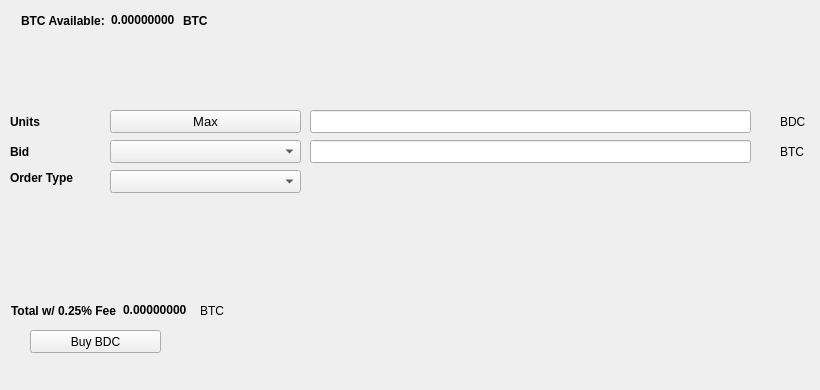
   <widget class="QWidget" name="BuyTab">
    <attribute name="title">
     <string>Buy</string>
    </attribute>
    <widget class="QPushButton" name="BuyBDC">
     <property name="geometry">
      <rect>
       <x>30</x>
       <y>330</y>
       <width>131</width>
       <height>23</height>
      </rect>
     </property>
     <property name="text">
      <string>Buy BDC</string>
     </property>
     <property name="icon">
      <iconset resource="../boondevcoin.qrc">
       <normaloff>:/icons/bitcoin</normaloff>:/icons/bitcoin</iconset>
     </property>
    </widget>
    <widget class="QLabel" name="label_3">
     <property name="geometry">
      <rect>
       <x>10</x>
       <y>110</y>
       <width>46</width>
       <height>23</height>
      </rect>
     </property>
     <property name="font">
      <font>
       <weight>75</weight>
       <bold>true</bold>
      </font>
     </property>
     <property name="text">
      <string>Units</string>
     </property>
    </widget>
    <widget class="QLineEdit" name="UnitsInput">
     <property name="geometry">
      <rect>
       <x>310</x>
       <y>110</y>
       <width>441</width>
       <height>23</height>
      </rect>
     </property>
     <property name="font">
      <font>
       <pointsize>9</pointsize>
       <weight>75</weight>
       <bold>true</bold>
      </font>
     </property>
    </widget>
    <widget class="QLineEdit" name="BuyBidPriceEdit">
     <property name="geometry">
      <rect>
       <x>310</x>
       <y>140</y>
       <width>441</width>
       <height>23</height>
      </rect>
     </property>
     <property name="font">
      <font>
       <pointsize>9</pointsize>
       <weight>75</weight>
       <bold>true</bold>
      </font>
     </property>
    </widget>
    <widget class="QLabel" name="label_4">
     <property name="geometry">
      <rect>
       <x>780</x>
       <y>110</y>
       <width>31</width>
       <height>23</height>
      </rect>
     </property>
     <property name="text">
      <string>BDC</string>
     </property>
    </widget>
    <widget class="QLabel" name="label_5">
     <property name="geometry">
      <rect>
       <x>780</x>
       <y>140</y>
       <width>31</width>
       <height>23</height>
      </rect>
     </property>
     <property name="text">
      <string>BTC</string>
     </property>
    </widget>
    <widget class="QLabel" name="label_6">
     <property name="geometry">
      <rect>
       <x>10</x>
       <y>140</y>
       <width>46</width>
       <height>23</height>
      </rect>
     </property>
     <property name="font">
      <font>
       <weight>75</weight>
       <bold>true</bold>
      </font>
     </property>
     <property name="text">
      <string>Bid</string>
     </property>
    </widget>
    <widget class="QLabel" name="label_7">
     <property name="geometry">
      <rect>
       <x>10</x>
       <y>170</y>
       <width>91</width>
       <height>16</height>
      </rect>
     </property>
     <property name="font">
      <font>
       <weight>75</weight>
       <bold>true</bold>
      </font>
     </property>
     <property name="text">
      <string>Order Type</string>
     </property>
    </widget>
    <widget class="QPushButton" name="Buy_Max_Amount">
     <property name="geometry">
      <rect>
       <x>110</x>
       <y>110</y>
       <width>191</width>
       <height>23</height>
      </rect>
     </property>
     <property name="font">
      <font>
       <pointsize>10</pointsize>
      </font>
     </property>
     <property name="text">
      <string>Max</string>
     </property>
    </widget>
    <widget class="QComboBox" name="BuyBidcomboBox">
     <property name="geometry">
      <rect>
       <x>110</x>
       <y>140</y>
       <width>191</width>
       <height>23</height>
      </rect>
     </property>
     <property name="font">
      <font>
       <pointsize>10</pointsize>
      </font>
     </property>
    </widget>
    <widget class="QComboBox" name="buyOrdertypeCombo">
     <property name="geometry">
      <rect>
       <x>110</x>
       <y>170</y>
       <width>191</width>
       <height>23</height>
      </rect>
     </property>
     <property name="font">
      <font>
       <pointsize>10</pointsize>
      </font>
     </property>
    </widget>
    <widget class="QWidget" name="layoutWidget1">
     <property name="geometry">
      <rect>
       <x>21</x>
       <y>11</y>
       <width>227</width>
       <height>19</height>
      </rect>
     </property>
     <layout class="QHBoxLayout" name="horizontalLayout_3">
      <item>
       <widget class="QLabel" name="label232">
        <property name="font">
         <font>
          <weight>75</weight>
          <bold>true</bold>
         </font>
        </property>
        <property name="text">
         <string>BTC Available:</string>
        </property>
       </widget>
      </item>
      <item>
       <widget class="QLabel" name="BtcAvailableLbl">
        <property name="palette">
         <palette>
          <active>
           <colorrole role="WindowText">
            <brush brushstyle="SolidPattern">
             <color alpha="255">
              <red>0</red>
              <green>0</green>
              <blue>0</blue>
             </color>
            </brush>
           </colorrole>
           <colorrole role="Button">
            <brush brushstyle="SolidPattern">
             <color alpha="255">
              <red>0</red>
              <green>170</green>
              <blue>0</blue>
             </color>
            </brush>
           </colorrole>
           <colorrole role="Light">
            <brush brushstyle="SolidPattern">
             <color alpha="255">
              <red>0</red>
              <green>255</green>
              <blue>0</blue>
             </color>
            </brush>
           </colorrole>
           <colorrole role="Midlight">
            <brush brushstyle="SolidPattern">
             <color alpha="255">
              <red>0</red>
              <green>212</green>
              <blue>0</blue>
             </color>
            </brush>
           </colorrole>
           <colorrole role="Dark">
            <brush brushstyle="SolidPattern">
             <color alpha="255">
              <red>0</red>
              <green>85</green>
              <blue>0</blue>
             </color>
            </brush>
           </colorrole>
           <colorrole role="Mid">
            <brush brushstyle="SolidPattern">
             <color alpha="255">
              <red>0</red>
              <green>113</green>
              <blue>0</blue>
             </color>
            </brush>
           </colorrole>
           <colorrole role="Text">
            <brush brushstyle="SolidPattern">
             <color alpha="255">
              <red>0</red>
              <green>170</green>
              <blue>0</blue>
             </color>
            </brush>
           </colorrole>
           <colorrole role="BrightText">
            <brush brushstyle="SolidPattern">
             <color alpha="255">
              <red>255</red>
              <green>255</green>
              <blue>255</blue>
             </color>
            </brush>
           </colorrole>
           <colorrole role="ButtonText">
            <brush brushstyle="SolidPattern">
             <color alpha="255">
              <red>0</red>
              <green>0</green>
              <blue>0</blue>
             </color>
            </brush>
           </colorrole>
           <colorrole role="Base">
            <brush brushstyle="SolidPattern">
             <color alpha="255">
              <red>255</red>
              <green>255</green>
              <blue>255</blue>
             </color>
            </brush>
           </colorrole>
           <colorrole role="Window">
            <brush brushstyle="SolidPattern">
             <color alpha="255">
              <red>0</red>
              <green>170</green>
              <blue>0</blue>
             </color>
            </brush>
           </colorrole>
           <colorrole role="Shadow">
            <brush brushstyle="SolidPattern">
             <color alpha="255">
              <red>0</red>
              <green>0</green>
              <blue>0</blue>
             </color>
            </brush>
           </colorrole>
           <colorrole role="AlternateBase">
            <brush brushstyle="SolidPattern">
             <color alpha="255">
              <red>127</red>
              <green>212</green>
              <blue>127</blue>
             </color>
            </brush>
           </colorrole>
           <colorrole role="ToolTipBase">
            <brush brushstyle="SolidPattern">
             <color alpha="255">
              <red>255</red>
              <green>255</green>
              <blue>220</blue>
             </color>
            </brush>
           </colorrole>
           <colorrole role="ToolTipText">
            <brush brushstyle="SolidPattern">
             <color alpha="255">
              <red>0</red>
              <green>0</green>
              <blue>0</blue>
             </color>
            </brush>
           </colorrole>
          </active>
          <inactive>
           <colorrole role="WindowText">
            <brush brushstyle="SolidPattern">
             <color alpha="255">
              <red>0</red>
              <green>0</green>
              <blue>0</blue>
             </color>
            </brush>
           </colorrole>
           <colorrole role="Button">
            <brush brushstyle="SolidPattern">
             <color alpha="255">
              <red>0</red>
              <green>170</green>
              <blue>0</blue>
             </color>
            </brush>
           </colorrole>
           <colorrole role="Light">
            <brush brushstyle="SolidPattern">
             <color alpha="255">
              <red>0</red>
              <green>255</green>
              <blue>0</blue>
             </color>
            </brush>
           </colorrole>
           <colorrole role="Midlight">
            <brush brushstyle="SolidPattern">
             <color alpha="255">
              <red>0</red>
              <green>212</green>
              <blue>0</blue>
             </color>
            </brush>
           </colorrole>
           <colorrole role="Dark">
            <brush brushstyle="SolidPattern">
             <color alpha="255">
              <red>0</red>
              <green>85</green>
              <blue>0</blue>
             </color>
            </brush>
           </colorrole>
           <colorrole role="Mid">
            <brush brushstyle="SolidPattern">
             <color alpha="255">
              <red>0</red>
              <green>113</green>
              <blue>0</blue>
             </color>
            </brush>
           </colorrole>
           <colorrole role="Text">
            <brush brushstyle="SolidPattern">
             <color alpha="255">
              <red>0</red>
              <green>170</green>
              <blue>0</blue>
             </color>
            </brush>
           </colorrole>
           <colorrole role="BrightText">
            <brush brushstyle="SolidPattern">
             <color alpha="255">
              <red>255</red>
              <green>255</green>
              <blue>255</blue>
             </color>
            </brush>
           </colorrole>
           <colorrole role="ButtonText">
            <brush brushstyle="SolidPattern">
             <color alpha="255">
              <red>0</red>
              <green>0</green>
              <blue>0</blue>
             </color>
            </brush>
           </colorrole>
           <colorrole role="Base">
            <brush brushstyle="SolidPattern">
             <color alpha="255">
              <red>255</red>
              <green>255</green>
              <blue>255</blue>
             </color>
            </brush>
           </colorrole>
           <colorrole role="Window">
            <brush brushstyle="SolidPattern">
             <color alpha="255">
              <red>0</red>
              <green>170</green>
              <blue>0</blue>
             </color>
            </brush>
           </colorrole>
           <colorrole role="Shadow">
            <brush brushstyle="SolidPattern">
             <color alpha="255">
              <red>0</red>
              <green>0</green>
              <blue>0</blue>
             </color>
            </brush>
           </colorrole>
           <colorrole role="AlternateBase">
            <brush brushstyle="SolidPattern">
             <color alpha="255">
              <red>127</red>
              <green>212</green>
              <blue>127</blue>
             </color>
            </brush>
           </colorrole>
           <colorrole role="ToolTipBase">
            <brush brushstyle="SolidPattern">
             <color alpha="255">
              <red>255</red>
              <green>255</green>
              <blue>220</blue>
             </color>
            </brush>
           </colorrole>
           <colorrole role="ToolTipText">
            <brush brushstyle="SolidPattern">
             <color alpha="255">
              <red>0</red>
              <green>0</green>
              <blue>0</blue>
             </color>
            </brush>
           </colorrole>
          </inactive>
          <disabled>
           <colorrole role="WindowText">
            <brush brushstyle="SolidPattern">
             <color alpha="255">
              <red>0</red>
              <green>85</green>
              <blue>0</blue>
             </color>
            </brush>
           </colorrole>
           <colorrole role="Button">
            <brush brushstyle="SolidPattern">
             <color alpha="255">
              <red>0</red>
              <green>170</green>
              <blue>0</blue>
             </color>
            </brush>
           </colorrole>
           <colorrole role="Light">
            <brush brushstyle="SolidPattern">
             <color alpha="255">
              <red>0</red>
              <green>255</green>
              <blue>0</blue>
             </color>
            </brush>
           </colorrole>
           <colorrole role="Midlight">
            <brush brushstyle="SolidPattern">
             <color alpha="255">
              <red>0</red>
              <green>212</green>
              <blue>0</blue>
             </color>
            </brush>
           </colorrole>
           <colorrole role="Dark">
            <brush brushstyle="SolidPattern">
             <color alpha="255">
              <red>0</red>
              <green>85</green>
              <blue>0</blue>
             </color>
            </brush>
           </colorrole>
           <colorrole role="Mid">
            <brush brushstyle="SolidPattern">
             <color alpha="255">
              <red>0</red>
              <green>113</green>
              <blue>0</blue>
             </color>
            </brush>
           </colorrole>
           <colorrole role="Text">
            <brush brushstyle="SolidPattern">
             <color alpha="255">
              <red>0</red>
              <green>85</green>
              <blue>0</blue>
             </color>
            </brush>
           </colorrole>
           <colorrole role="BrightText">
            <brush brushstyle="SolidPattern">
             <color alpha="255">
              <red>255</red>
              <green>255</green>
              <blue>255</blue>
             </color>
            </brush>
           </colorrole>
           <colorrole role="ButtonText">
            <brush brushstyle="SolidPattern">
             <color alpha="255">
              <red>0</red>
              <green>85</green>
              <blue>0</blue>
             </color>
            </brush>
           </colorrole>
           <colorrole role="Base">
            <brush brushstyle="SolidPattern">
             <color alpha="255">
              <red>0</red>
              <green>170</green>
              <blue>0</blue>
             </color>
            </brush>
           </colorrole>
           <colorrole role="Window">
            <brush brushstyle="SolidPattern">
             <color alpha="255">
              <red>0</red>
              <green>170</green>
              <blue>0</blue>
             </color>
            </brush>
           </colorrole>
           <colorrole role="Shadow">
            <brush brushstyle="SolidPattern">
             <color alpha="255">
              <red>0</red>
              <green>0</green>
              <blue>0</blue>
             </color>
            </brush>
           </colorrole>
           <colorrole role="AlternateBase">
            <brush brushstyle="SolidPattern">
             <color alpha="255">
              <red>0</red>
              <green>170</green>
              <blue>0</blue>
             </color>
            </brush>
           </colorrole>
           <colorrole role="ToolTipBase">
            <brush brushstyle="SolidPattern">
             <color alpha="255">
              <red>255</red>
              <green>255</green>
              <blue>220</blue>
             </color>
            </brush>
           </colorrole>
           <colorrole role="ToolTipText">
            <brush brushstyle="SolidPattern">
             <color alpha="255">
              <red>0</red>
              <green>0</green>
              <blue>0</blue>
             </color>
            </brush>
           </colorrole>
          </disabled>
         </palette>
        </property>
        <property name="font">
         <font>
          <weight>75</weight>
          <bold>true</bold>
         </font>
        </property>
        <property name="text">
         <string>0.00000000</string>
        </property>
        <property name="textInteractionFlags">
         <set>Qt::LinksAccessibleByMouse|Qt::TextSelectableByKeyboard|Qt::TextSelectableByMouse</set>
        </property>
       </widget>
      </item>
      <item>
       <widget class="QLabel" name="BtcAvailableLbl_2">
        <property name="font">
         <font>
          <weight>75</weight>
          <bold>true</bold>
         </font>
        </property>
        <property name="text">
         <string>BTC</string>
        </property>
       </widget>
      </item>
     </layout>
    </widget>
    <widget class="QWidget" name="layoutWidge2">
     <property name="geometry">
      <rect>
       <x>11</x>
       <y>301</y>
       <width>259</width>
       <height>19</height>
      </rect>
     </property>
     <layout class="QHBoxLayout" name="horizontalLayout_4">
      <item>
       <widget class="QLabel" name="label_9">
        <property name="font">
         <font>
          <weight>75</weight>
          <bold>true</bold>
         </font>
        </property>
        <property name="text">
         <string>Total w/ 0.25% Fee</string>
        </property>
       </widget>
      </item>
      <item>
       <widget class="QLabel" name="BuyCostLabel">
        <property name="palette">
         <palette>
          <active>
           <colorrole role="WindowText">
            <brush brushstyle="SolidPattern">
             <color alpha="255">
              <red>0</red>
              <green>0</green>
              <blue>0</blue>
             </color>
            </brush>
           </colorrole>
           <colorrole role="Button">
            <brush brushstyle="SolidPattern">
             <color alpha="255">
              <red>0</red>
              <green>170</green>
              <blue>0</blue>
             </color>
            </brush>
           </colorrole>
           <colorrole role="Light">
            <brush brushstyle="SolidPattern">
             <color alpha="255">
              <red>0</red>
              <green>255</green>
              <blue>0</blue>
             </color>
            </brush>
           </colorrole>
           <colorrole role="Midlight">
            <brush brushstyle="SolidPattern">
             <color alpha="255">
              <red>0</red>
              <green>212</green>
              <blue>0</blue>
             </color>
            </brush>
           </colorrole>
           <colorrole role="Dark">
            <brush brushstyle="SolidPattern">
             <color alpha="255">
              <red>0</red>
              <green>85</green>
              <blue>0</blue>
             </color>
            </brush>
           </colorrole>
           <colorrole role="Mid">
            <brush brushstyle="SolidPattern">
             <color alpha="255">
              <red>0</red>
              <green>113</green>
              <blue>0</blue>
             </color>
            </brush>
           </colorrole>
           <colorrole role="Text">
            <brush brushstyle="SolidPattern">
             <color alpha="255">
              <red>0</red>
              <green>170</green>
              <blue>0</blue>
             </color>
            </brush>
           </colorrole>
           <colorrole role="BrightText">
            <brush brushstyle="SolidPattern">
             <color alpha="255">
              <red>255</red>
              <green>255</green>
              <blue>255</blue>
             </color>
            </brush>
           </colorrole>
           <colorrole role="ButtonText">
            <brush brushstyle="SolidPattern">
             <color alpha="255">
              <red>0</red>
              <green>0</green>
              <blue>0</blue>
             </color>
            </brush>
           </colorrole>
           <colorrole role="Base">
            <brush brushstyle="SolidPattern">
             <color alpha="255">
              <red>255</red>
              <green>255</green>
              <blue>255</blue>
             </color>
            </brush>
           </colorrole>
           <colorrole role="Window">
            <brush brushstyle="SolidPattern">
             <color alpha="255">
              <red>0</red>
              <green>170</green>
              <blue>0</blue>
             </color>
            </brush>
           </colorrole>
           <colorrole role="Shadow">
            <brush brushstyle="SolidPattern">
             <color alpha="255">
              <red>0</red>
              <green>0</green>
              <blue>0</blue>
             </color>
            </brush>
           </colorrole>
           <colorrole role="AlternateBase">
            <brush brushstyle="SolidPattern">
             <color alpha="255">
              <red>127</red>
              <green>212</green>
              <blue>127</blue>
             </color>
            </brush>
           </colorrole>
           <colorrole role="ToolTipBase">
            <brush brushstyle="SolidPattern">
             <color alpha="255">
              <red>255</red>
              <green>255</green>
              <blue>220</blue>
             </color>
            </brush>
           </colorrole>
           <colorrole role="ToolTipText">
            <brush brushstyle="SolidPattern">
             <color alpha="255">
              <red>0</red>
              <green>0</green>
              <blue>0</blue>
             </color>
            </brush>
           </colorrole>
          </active>
          <inactive>
           <colorrole role="WindowText">
            <brush brushstyle="SolidPattern">
             <color alpha="255">
              <red>0</red>
              <green>0</green>
              <blue>0</blue>
             </color>
            </brush>
           </colorrole>
           <colorrole role="Button">
            <brush brushstyle="SolidPattern">
             <color alpha="255">
              <red>0</red>
              <green>170</green>
              <blue>0</blue>
             </color>
            </brush>
           </colorrole>
           <colorrole role="Light">
            <brush brushstyle="SolidPattern">
             <color alpha="255">
              <red>0</red>
              <green>255</green>
              <blue>0</blue>
             </color>
            </brush>
           </colorrole>
           <colorrole role="Midlight">
            <brush brushstyle="SolidPattern">
             <color alpha="255">
              <red>0</red>
              <green>212</green>
              <blue>0</blue>
             </color>
            </brush>
           </colorrole>
           <colorrole role="Dark">
            <brush brushstyle="SolidPattern">
             <color alpha="255">
              <red>0</red>
              <green>85</green>
              <blue>0</blue>
             </color>
            </brush>
           </colorrole>
           <colorrole role="Mid">
            <brush brushstyle="SolidPattern">
             <color alpha="255">
              <red>0</red>
              <green>113</green>
              <blue>0</blue>
             </color>
            </brush>
           </colorrole>
           <colorrole role="Text">
            <brush brushstyle="SolidPattern">
             <color alpha="255">
              <red>0</red>
              <green>170</green>
              <blue>0</blue>
             </color>
            </brush>
           </colorrole>
           <colorrole role="BrightText">
            <brush brushstyle="SolidPattern">
             <color alpha="255">
              <red>255</red>
              <green>255</green>
              <blue>255</blue>
             </color>
            </brush>
           </colorrole>
           <colorrole role="ButtonText">
            <brush brushstyle="SolidPattern">
             <color alpha="255">
              <red>0</red>
              <green>0</green>
              <blue>0</blue>
             </color>
            </brush>
           </colorrole>
           <colorrole role="Base">
            <brush brushstyle="SolidPattern">
             <color alpha="255">
              <red>255</red>
              <green>255</green>
              <blue>255</blue>
             </color>
            </brush>
           </colorrole>
           <colorrole role="Window">
            <brush brushstyle="SolidPattern">
             <color alpha="255">
              <red>0</red>
              <green>170</green>
              <blue>0</blue>
             </color>
            </brush>
           </colorrole>
           <colorrole role="Shadow">
            <brush brushstyle="SolidPattern">
             <color alpha="255">
              <red>0</red>
              <green>0</green>
              <blue>0</blue>
             </color>
            </brush>
           </colorrole>
           <colorrole role="AlternateBase">
            <brush brushstyle="SolidPattern">
             <color alpha="255">
              <red>127</red>
              <green>212</green>
              <blue>127</blue>
             </color>
            </brush>
           </colorrole>
           <colorrole role="ToolTipBase">
            <brush brushstyle="SolidPattern">
             <color alpha="255">
              <red>255</red>
              <green>255</green>
              <blue>220</blue>
             </color>
            </brush>
           </colorrole>
           <colorrole role="ToolTipText">
            <brush brushstyle="SolidPattern">
             <color alpha="255">
              <red>0</red>
              <green>0</green>
              <blue>0</blue>
             </color>
            </brush>
           </colorrole>
          </inactive>
          <disabled>
           <colorrole role="WindowText">
            <brush brushstyle="SolidPattern">
             <color alpha="255">
              <red>0</red>
              <green>85</green>
              <blue>0</blue>
             </color>
            </brush>
           </colorrole>
           <colorrole role="Button">
            <brush brushstyle="SolidPattern">
             <color alpha="255">
              <red>0</red>
              <green>170</green>
              <blue>0</blue>
             </color>
            </brush>
           </colorrole>
           <colorrole role="Light">
            <brush brushstyle="SolidPattern">
             <color alpha="255">
              <red>0</red>
              <green>255</green>
              <blue>0</blue>
             </color>
            </brush>
           </colorrole>
           <colorrole role="Midlight">
            <brush brushstyle="SolidPattern">
             <color alpha="255">
              <red>0</red>
              <green>212</green>
              <blue>0</blue>
             </color>
            </brush>
           </colorrole>
           <colorrole role="Dark">
            <brush brushstyle="SolidPattern">
             <color alpha="255">
              <red>0</red>
              <green>85</green>
              <blue>0</blue>
             </color>
            </brush>
           </colorrole>
           <colorrole role="Mid">
            <brush brushstyle="SolidPattern">
             <color alpha="255">
              <red>0</red>
              <green>113</green>
              <blue>0</blue>
             </color>
            </brush>
           </colorrole>
           <colorrole role="Text">
            <brush brushstyle="SolidPattern">
             <color alpha="255">
              <red>0</red>
              <green>85</green>
              <blue>0</blue>
             </color>
            </brush>
           </colorrole>
           <colorrole role="BrightText">
            <brush brushstyle="SolidPattern">
             <color alpha="255">
              <red>255</red>
              <green>255</green>
              <blue>255</blue>
             </color>
            </brush>
           </colorrole>
           <colorrole role="ButtonText">
            <brush brushstyle="SolidPattern">
             <color alpha="255">
              <red>0</red>
              <green>85</green>
              <blue>0</blue>
             </color>
            </brush>
           </colorrole>
           <colorrole role="Base">
            <brush brushstyle="SolidPattern">
             <color alpha="255">
              <red>0</red>
              <green>170</green>
              <blue>0</blue>
             </color>
            </brush>
           </colorrole>
           <colorrole role="Window">
            <brush brushstyle="SolidPattern">
             <color alpha="255">
              <red>0</red>
              <green>170</green>
              <blue>0</blue>
             </color>
            </brush>
           </colorrole>
           <colorrole role="Shadow">
            <brush brushstyle="SolidPattern">
             <color alpha="255">
              <red>0</red>
              <green>0</green>
              <blue>0</blue>
             </color>
            </brush>
           </colorrole>
           <colorrole role="AlternateBase">
            <brush brushstyle="SolidPattern">
             <color alpha="255">
              <red>0</red>
              <green>170</green>
              <blue>0</blue>
             </color>
            </brush>
           </colorrole>
           <colorrole role="ToolTipBase">
            <brush brushstyle="SolidPattern">
             <color alpha="255">
              <red>255</red>
              <green>255</green>
              <blue>220</blue>
             </color>
            </brush>
           </colorrole>
           <colorrole role="ToolTipText">
            <brush brushstyle="SolidPattern">
             <color alpha="255">
              <red>0</red>
              <green>0</green>
              <blue>0</blue>
             </color>
            </brush>
           </colorrole>
          </disabled>
         </palette>
        </property>
        <property name="font">
         <font>
          <weight>75</weight>
          <bold>true</bold>
         </font>
        </property>
        <property name="autoFillBackground">
         <bool>false</bool>
        </property>
        <property name="text">
         <string>0.00000000</string>
        </property>
        <property name="textInteractionFlags">
         <set>Qt::LinksAccessibleByMouse|Qt::TextSelectableByMouse</set>
        </property>
       </widget>
      </item>
      <item>
       <widget class="QLabel" name="label_10">
        <property name="font">
         <font>
          <weight>50</weight>
          <bold>false</bold>
         </font>
        </property>
        <property name="text">
         <string>BTC</string>
        </property>
       </widget>
      </item>
     </layout>
    </widget>
    <widget class="QLabel" name="label_24">
     <property name="geometry">
      <rect>
       <x>460</x>
       <y>300</y>
       <width>281</width>
       <height>81</height>
      </rect>
     </property>
     <property name="text">
      <string/>
     </property>
     <property name="pixmap">
      <pixmap>:/images/bittrex</pixmap>
     </property>
    </widget>
   </widget>
